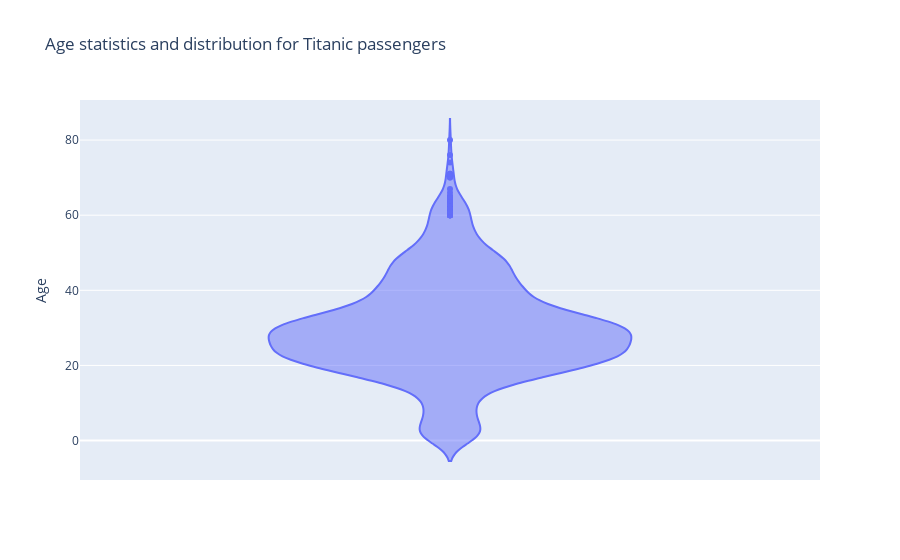

Source (notebook cell):
### Code cell
fig = px.violin(titanic, y='Age', title='Age statistics and distribution for Titanic passengers')
fig.show()

### Figure 1 — Plotly figure (JSON) as saved in the notebook; plotly's stock layout.template omitted (floating-point values rounded to 4 significant figures; data arrays with more than 128 entries replaced by an {"elided": "..."} marker saying what was removed)
{"data": [{"alignmentgroup": "True", "box": {"visible": false}, "hovertemplate": "Age=%{y}<extra></extra>", "legendgroup": "", "marker": {"color": "#636efa"}, "name": "", "offsetgroup": "", "orientation": "v", "scalegroup": "True", "showlegend": false, "type": "violin", "x0": " ", "xaxis": "x", "y": {"elided": "1309 float values"}, "y0": " ", "yaxis": "y"}], "layout": {"legend": {"tracegroupgap": 0}, "title": {"text": "Age statistics and distribution for Titanic passengers"}, "violinmode": "group", "xaxis": {"anchor": "y", "domain": [0, 1]}, "yaxis": {"anchor": "x", "domain": [0, 1], "title": {"text": "Age"}}}}
